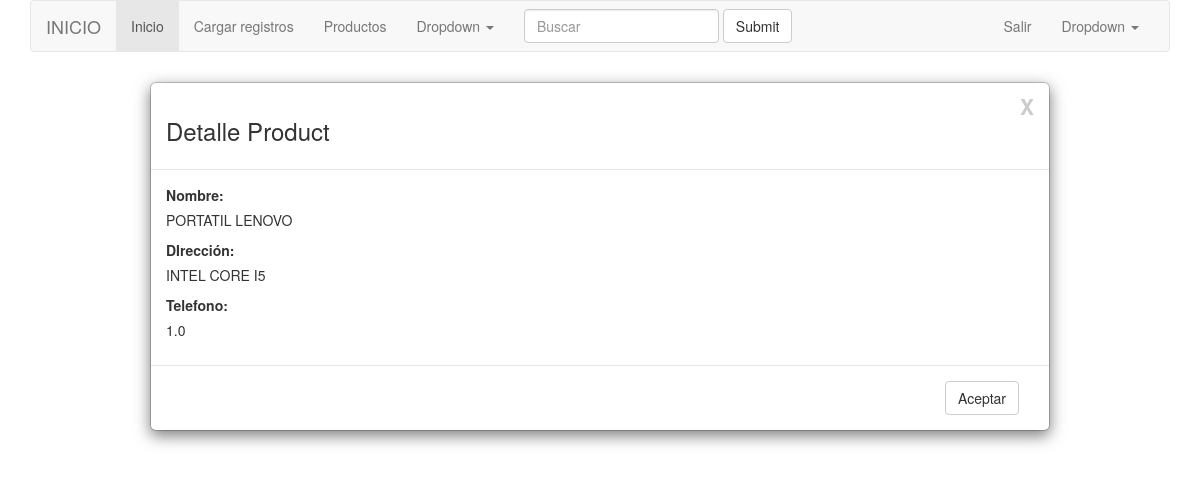
The page /myapp/detail_product/97/ on the database its author committed.
### myapp/models.py (models this page shows, shortened)
class Product(models.Model):
    name = models.CharField(max_length=100)
    description = models.TextField()
    list_prince = models.FloatField()
    id_tenant = models.ForeignKey(Tenant, on_delete=models.PROTECT)

### myapp/views.py (the view)
# urls.py: url(r'^detail_product/(?P<pk>.+)/$', ProductDetail.as_view(), name='product_detail'),
class ProductDetail(DetailView):
    model = Product
    template_name = 'api/product_detail.html'

### templates/api/product_detail.html
{% extends "index.html" %}
{% load static from staticfiles%}
{% block content %}
<div class="modal-dialog modal-lg">
    <div class="modal-content">
        <div class="modal-header">
            <button type="button" class="close" data-dismiss="modal">X</button>
            <h3>Detalle Product</h3>
        </div>
        <div class="modal-body">
            <div class="row">
                <div class="col-lg-4">
                    <label>Nombre:</label>
                    <p>{{ object.name }}</p>
                    <label>DIrección:</label>
                    <p>{{ object.description }}</p>
                    <label>Telefono:</label>
                    <p>{{ object.list_prince }}</p>
                </div>
            </div>
        </div>
        <div class="modal-footer">
            <div class="col-lg-12 text-right">
                <button type="button" class="btn btn-default" onclick="return cerrar_modal()">
                    Aceptar
                </button>
            </div>
        </div>
    </div>
</div>
{% endblock %}

### rows shown on the page
Product: name "PORTATIL LENOVO", description "INTEL CORE I5", list_prince "1.0"
